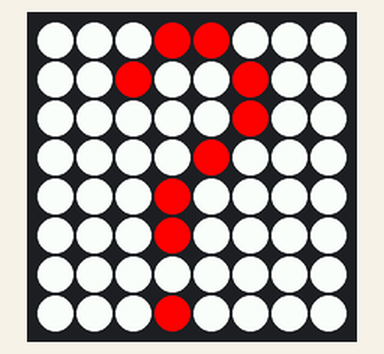
Recording of a program running on a simulated Raspberry Pi (BCM pin numbers) with a Sense HAT. Shown: the Sense HAT's 8×8 RGB LED matrix. At 0.0 s the program stops and its outputs stay as they are.

Above: at 0.1 s.

The program:

counter.py
```python
from sense_hat import SenseHat

sense = SenseHat()

X = [255, 0, 0]  # Red
O = [255, 255, 255]  # White

question_mark = [
O, O, O, X, X, O, O, O,
O, O, X, O, O, X, O, O,
O, O, O, O, O, X, O, O,
O, O, O, O, X, O, O, O,
O, O, O, X, O, O, O, O,
O, O, O, X, O, O, O, O,
O, O, O, O, O, O, O, O,
O, O, O, X, O, O, O, O
]

sense.set_pixels(question_mark)
```
